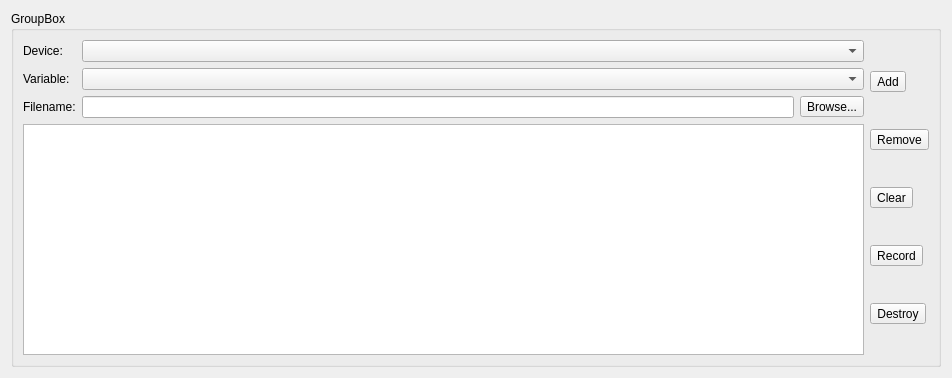
<?xml version="1.0" encoding="UTF-8"?>
<ui version="4.0">
 <class>Form</class>
 <widget class="QWidget" name="Form">
  <property name="geometry">
   <rect>
    <x>0</x>
    <y>0</y>
    <width>952</width>
    <height>378</height>
   </rect>
  </property>
  <property name="windowTitle">
   <string>Form</string>
  </property>
  <layout class="QHBoxLayout" name="horizontalLayout_2">
   <item>
    <layout class="QVBoxLayout" name="figureVerticalLayout"/>
   </item>
   <item>
    <widget class="QGroupBox" name="groupBox">
     <property name="title">
      <string>GroupBox</string>
     </property>
     <layout class="QGridLayout" name="gridLayout_2">
      <item row="2" column="0">
       <widget class="QLabel" name="label_3">
        <property name="sizePolicy">
         <sizepolicy hsizetype="Maximum" vsizetype="Preferred">
          <horstretch>0</horstretch>
          <verstretch>0</verstretch>
         </sizepolicy>
        </property>
        <property name="text">
         <string>Filename:</string>
        </property>
        <property name="buddy">
         <cstring>fileNameLineEdit</cstring>
        </property>
       </widget>
      </item>
      <item row="2" column="1">
       <layout class="QHBoxLayout" name="horizontalLayout_3">
        <item>
         <widget class="QLineEdit" name="fileNameLineEdit">
          <property name="sizePolicy">
           <sizepolicy hsizetype="Preferred" vsizetype="Fixed">
            <horstretch>0</horstretch>
            <verstretch>0</verstretch>
           </sizepolicy>
          </property>
          <property name="toolTip">
           <string>Name of the file to save the record to</string>
          </property>
         </widget>
        </item>
        <item>
         <widget class="QToolButton" name="fileNameToolButton">
          <property name="toolTip">
           <string>Select a file name</string>
          </property>
          <property name="text">
           <string>Browse...</string>
          </property>
          <property name="icon">
           <iconset theme="document-open">
            <normaloff>.</normaloff>.</iconset>
          </property>
         </widget>
        </item>
       </layout>
      </item>
      <item row="1" column="0">
       <widget class="QLabel" name="label_2">
        <property name="sizePolicy">
         <sizepolicy hsizetype="Maximum" vsizetype="Preferred">
          <horstretch>0</horstretch>
          <verstretch>0</verstretch>
         </sizepolicy>
        </property>
        <property name="text">
         <string>Variable:</string>
        </property>
        <property name="buddy">
         <cstring>variableNameComboBox</cstring>
        </property>
       </widget>
      </item>
      <item row="0" column="1">
       <widget class="QComboBox" name="deviceNameComboBox">
        <property name="sizePolicy">
         <sizepolicy hsizetype="Preferred" vsizetype="Fixed">
          <horstretch>0</horstretch>
          <verstretch>0</verstretch>
         </sizepolicy>
        </property>
        <property name="toolTip">
         <string>Name of the device</string>
        </property>
       </widget>
      </item>
      <item row="1" column="1">
       <widget class="QComboBox" name="variableNameComboBox">
        <property name="toolTip">
         <string>Name of the variable</string>
        </property>
       </widget>
      </item>
      <item row="0" column="0">
       <widget class="QLabel" name="label">
        <property name="sizePolicy">
         <sizepolicy hsizetype="Maximum" vsizetype="Preferred">
          <horstretch>0</horstretch>
          <verstretch>0</verstretch>
         </sizepolicy>
        </property>
        <property name="text">
         <string>Device:</string>
        </property>
        <property name="buddy">
         <cstring>deviceNameComboBox</cstring>
        </property>
       </widget>
      </item>
      <item row="3" column="0" colspan="2">
       <widget class="QTreeView" name="treeView">
        <property name="sizePolicy">
         <sizepolicy hsizetype="Expanding" vsizetype="Expanding">
          <horstretch>0</horstretch>
          <verstretch>0</verstretch>
         </sizepolicy>
        </property>
        <property name="rootIsDecorated">
         <bool>false</bool>
        </property>
        <property name="uniformRowHeights">
         <bool>true</bool>
        </property>
        <property name="itemsExpandable">
         <bool>false</bool>
        </property>
       </widget>
      </item>
      <item row="0" column="2" rowspan="4">
       <layout class="QVBoxLayout" name="verticalLayout">
        <item>
         <widget class="QToolButton" name="addEntryToolButton">
          <property name="toolTip">
           <string>Add a new entry</string>
          </property>
          <property name="text">
           <string>Add</string>
          </property>
          <property name="icon">
           <iconset theme="list-add">
            <normaloff>.</normaloff>.</iconset>
          </property>
         </widget>
        </item>
        <item>
         <widget class="QToolButton" name="removeEntryToolButton">
          <property name="toolTip">
           <string>Remove selected entry</string>
          </property>
          <property name="text">
           <string>Remove</string>
          </property>
          <property name="icon">
           <iconset theme="list-remove">
            <normaloff>.</normaloff>.</iconset>
          </property>
         </widget>
        </item>
        <item>
         <widget class="QToolButton" name="clearAllEntriesToolButton">
          <property name="toolTip">
           <string>Clear all entries</string>
          </property>
          <property name="text">
           <string>Clear</string>
          </property>
          <property name="icon">
           <iconset theme="edit-clear-all">
            <normaloff>.</normaloff>.</iconset>
          </property>
         </widget>
        </item>
        <item>
         <widget class="QToolButton" name="recordToolButton">
          <property name="toolTip">
           <string>Start/stop recording</string>
          </property>
          <property name="text">
           <string>Record</string>
          </property>
          <property name="icon">
           <iconset theme="media-record">
            <normaloff>.</normaloff>.</iconset>
          </property>
          <property name="checkable">
           <bool>true</bool>
          </property>
         </widget>
        </item>
        <item>
         <widget class="QToolButton" name="destroyToolButton">
          <property name="toolTip">
           <string>Destroy this recorder</string>
          </property>
          <property name="text">
           <string>Destroy</string>
          </property>
          <property name="icon">
           <iconset theme="window-close">
            <normaloff>.</normaloff>.</iconset>
          </property>
         </widget>
        </item>
       </layout>
      </item>
     </layout>
    </widget>
   </item>
  </layout>
 </widget>
 <tabstops>
  <tabstop>addEntryToolButton</tabstop>
  <tabstop>removeEntryToolButton</tabstop>
  <tabstop>clearAllEntriesToolButton</tabstop>
  <tabstop>recordToolButton</tabstop>
  <tabstop>destroyToolButton</tabstop>
 </tabstops>
 <resources/>
 <connections/>
</ui>
